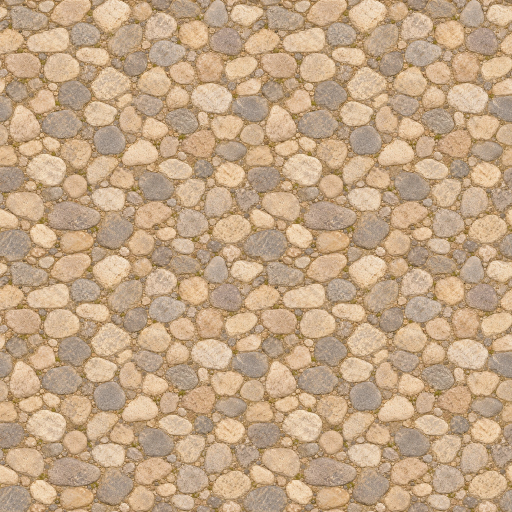
#> input picture docs/art/production/materials/cobblestone-path-tiling-check.jpg, 1024 x 1024 px, given in place of stone-wall.png, which was not available (shown at 1/2 size)
$ python encode_materials.py
#> lines starting #> are read from the running program, lines starting #| are printed output that depends on the picture
# /// script
# requires-python = ">=3.12"
# dependencies = ["pillow==13.0.0"]
# ///
"""保留生成PNG，编码1024纹理并制作仅用于目视检查的平铺图。"""

from dataclasses import asdict, dataclass
import json
from pathlib import Path
from statistics import fmean

from PIL import Image, ImageChops, ImageStat


@dataclass(frozen=True, slots=True)
class MaterialSpec:
    name: str
    footprint_metres: float


@dataclass(frozen=True, slots=True)
class TextureResult:
    name: str
    source_width: int
    source_height: int
    source_mode: str
    source_bytes: int
    runtime_width: int
    runtime_height: int
    runtime_bytes: int
    footprint_metres: float
    left_right_difference: float
    top_bottom_difference: float
    adjacent_x_difference: float
    adjacent_y_difference: float


ROOT = Path(__file__).resolve().parents[4]
SOURCE = ROOT / "docs" / "art" / "production" / "materials"
RUNTIME = ROOT / "public" / "art" / "materials"
SPECS = (
    MaterialSpec("stone-wall", 2.0),
    MaterialSpec("cobblestone-path", 1.5),
    MaterialSpec("grass-earth", 2.0),
)


def mean_difference(first: Image.Image, second: Image.Image) -> float:
    return round(fmean(ImageStat.Stat(ImageChops.difference(first, second)).mean), 3)


def inspection_images(image: Image.Image, name: str) -> None:
    """不修改资产内容；拼接实际WebP解码图检查接缝和图案重复。"""
    preview = Image.new("RGB", (1024, 1024))
    small = image.resize((512, 512), Image.Resampling.LANCZOS)
    for x in (0, 512):
        for y in (0, 512):
            preview.paste(small, (x, y))
    preview.save(SOURCE / f"{name}-tiling-check.jpg", quality=92, subsampling=0)
    crossing = Image.new("RGB", (512, 512))
    crossing.paste(image.crop((768, 768, 1024, 1024)), (0, 0))
    crossing.paste(image.crop((0, 768, 256, 1024)), (256, 0))
    crossing.paste(image.crop((768, 0, 1024, 256)), (0, 256))
    crossing.paste(image.crop((0, 0, 256, 256)), (256, 256))
    crossing.save(SOURCE / f"{name}-seams-check.png")


def encode(spec: MaterialSpec) -> TextureResult:
    source = SOURCE / f"{spec.name}.png"
    output = RUNTIME / f"{spec.name}.webp"
    with Image.open(source) as original:
        if original.width != original.height:
            raise ValueError(f"{source.name}不是正方形，不能拉伸冒充可平铺纹理")
        source_size = original.size
        source_mode = original.mode
        if "A" in original.getbands() and original.getchannel("A").getextrema() != (255, 255):
            raise ValueError(f"{source.name}包含非不透明像素")
        runtime = original.convert("RGB").resize((1024, 1024), Image.Resampling.LANCZOS)
        runtime.save(output, "WEBP", quality=90, method=6, exact=True)
    with Image.open(output) as decoded:
        inspection_images(decoded, spec.name)
        return TextureResult(
            spec.name,
            source_size[0], source_size[1], source_mode, source.stat().st_size,
            decoded.width, decoded.height, output.stat().st_size, spec.footprint_metres,
            mean_difference(decoded.crop((0, 0, 1, 1024)), decoded.crop((1023, 0, 1024, 1024))),
            mean_difference(decoded.crop((0, 0, 1024, 1)), decoded.crop((0, 1023, 1024, 1024))),
            mean_difference(decoded.crop((0, 0, 1023, 1024)), decoded.crop((1, 0, 1024, 1024))),
            mean_difference(decoded.crop((0, 0, 1024, 1023)), decoded.crop((0, 1, 1024, 1024))),
        )


def main() -> None:
    for spec in SPECS:
        if (RUNTIME / f"{spec.name}.webp").exists():
            raise FileExistsError(f"禁止覆盖已存在运行纹理：{spec.name}")
    results = [encode(spec) for spec in SPECS]
#> in encode, original is the input picture: PIL image 1024x1024 RGB; mean R, G, B 194.9, 165.6, 133.2
#> in inspection_images, `preview = Image.new("RGB", (1024, 1024))`: preview: PIL image 1024x1024 RGB; every value is 0
#> in inspection_images, `small = image.resize((512, 512), Image.Resampling.LANCZOS)`:
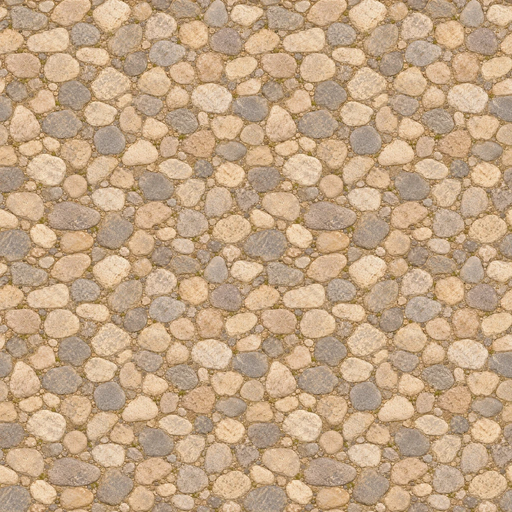
#> small: PIL image 512x512 RGB; mean R, G, B 195.1, 165.7, 133.3
#> after the loop in inspection_images, `for x in (0, 512):`:
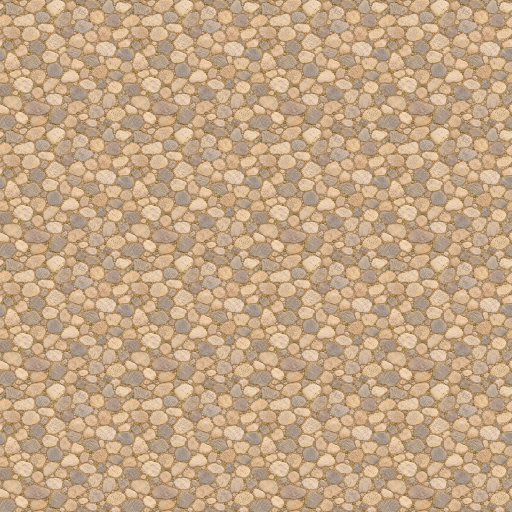
#> preview: PIL image 1024x1024 RGB (shown at 1/2 size); mean R, G, B 195.1, 165.7, 133.3
#> in inspection_images, `crossing = Image.new("RGB", (512, 512))`: crossing: PIL image 512x512 RGB; every value is 0
#> in inspection_images, `crossing.paste(image.crop((768, 768, 1024, 1024)), (0, 0))`:
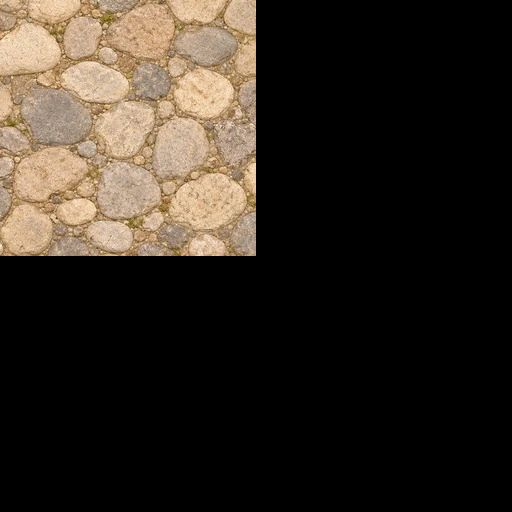
#> crossing: PIL image 512x512 RGB; mean R, G, B 48.7, 41.2, 32.9
#> in inspection_images, `crossing.paste(image.crop((0, 768, 256, 1024)), (256, 0))`:
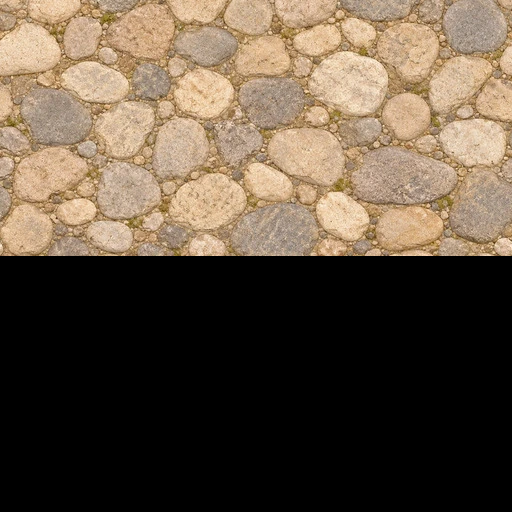
#> crossing: PIL image 512x512 RGB; mean R, G, B 97.1, 82.3, 66
#> in inspection_images, `crossing.paste(image.crop((768, 0, 1024, 256)), (0, 256))`:
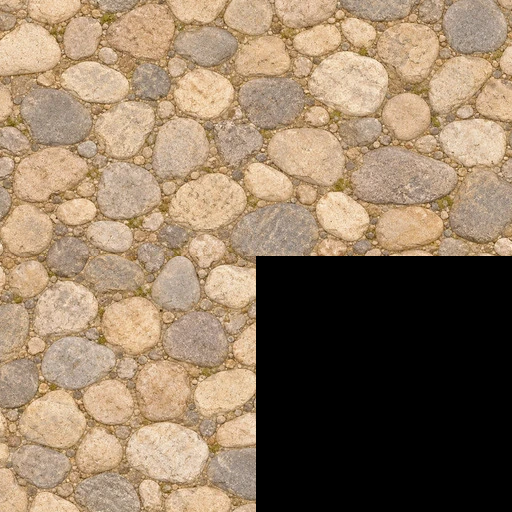
#> crossing: PIL image 512x512 RGB; mean R, G, B 145.9, 123.8, 99.6
#> in inspection_images, `crossing.paste(image.crop((0, 0, 256, 256)), (256, 256))`:
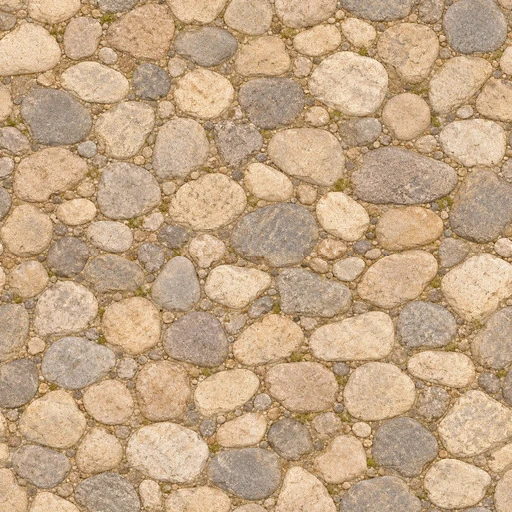
#> crossing: PIL image 512x512 RGB; mean R, G, B 195.1, 165.7, 133.3
    (SOURCE / "encoding-report.json").write_text(
        json.dumps([asdict(result) for result in results], ensure_ascii=False, indent=2),
        encoding="utf-8",
    )
    print(json.dumps([asdict(result) for result in results], ensure_ascii=False, indent=2))


if __name__ == "__main__":
#> (the run stopped early here; a loop or call above may not have finished)
